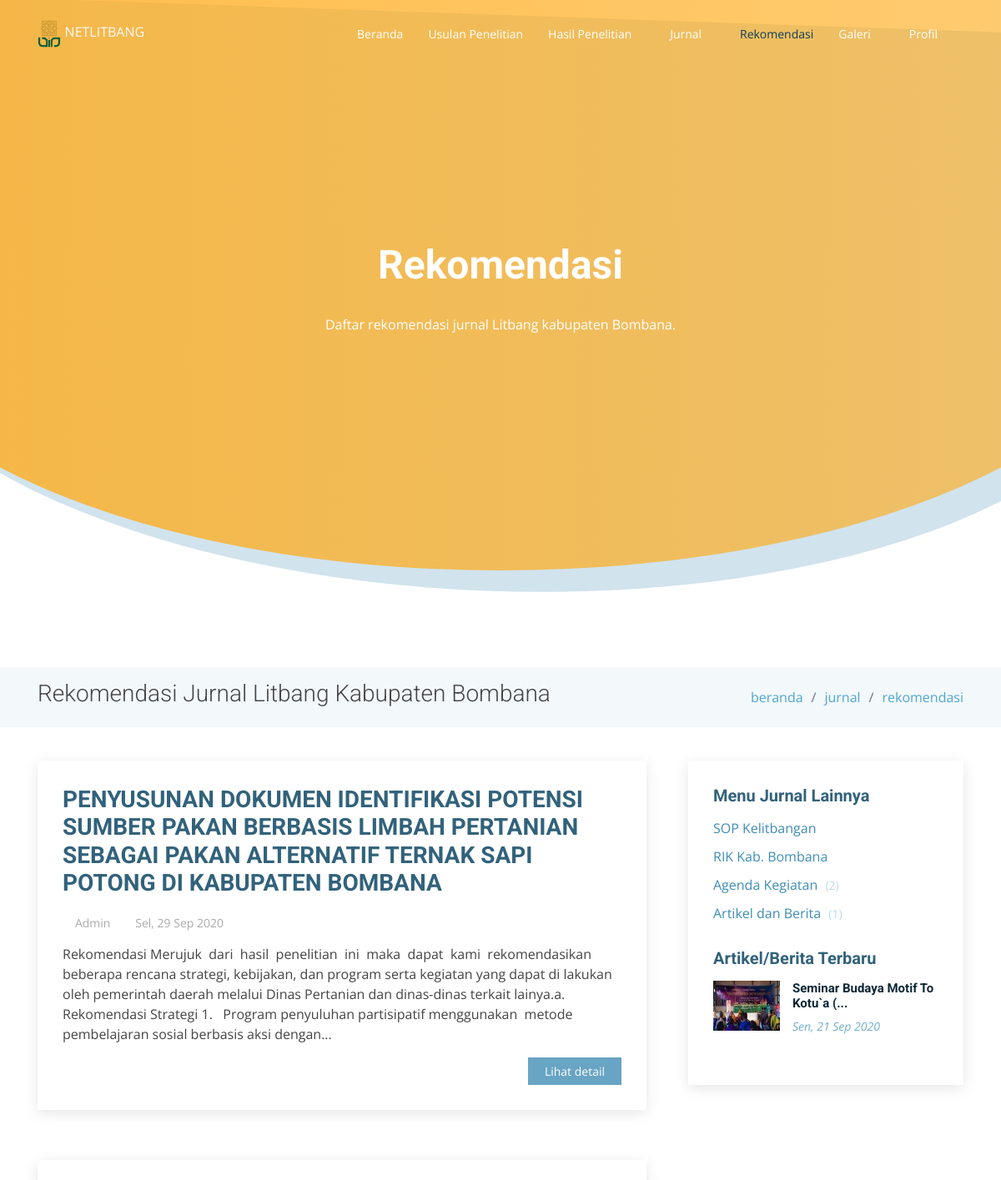
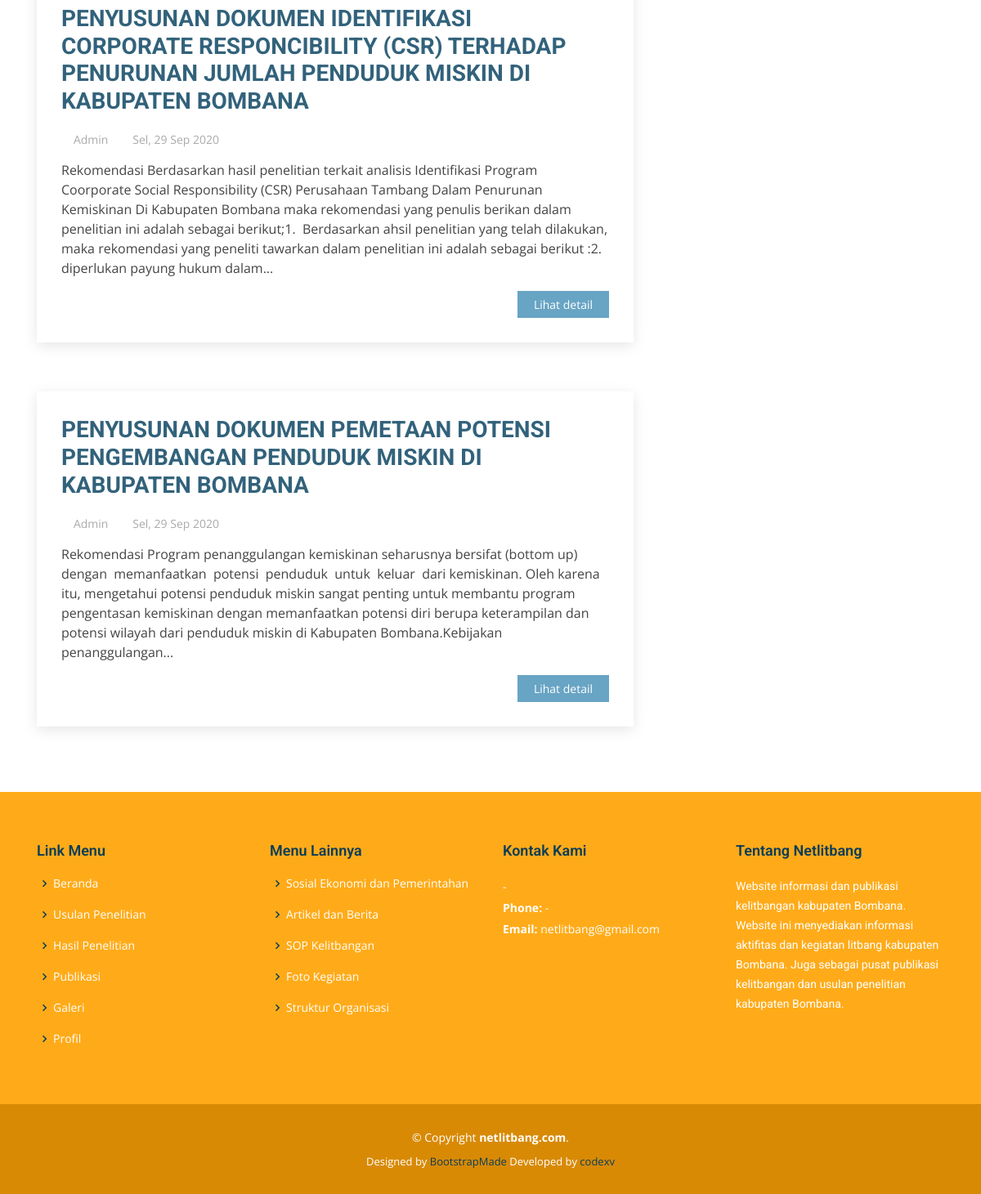
/journal/rekomendasi, run on the app's committed database (2 pictures, top to bottom).
### tables this page shows
CREATE TABLE `articles` (
  `id` int(11) NOT NULL,
  `title` varchar(250) DEFAULT NULL,
  `content` text NOT NULL,
  `file` varchar(55) DEFAULT NULL,
  `start_date` date DEFAULT NULL,
  `end_date` date DEFAULT NULL,
  `type` enum('sop-kelitbangan','rik-bombana','agenda-kegiatan','rekomendasi','artikel-berita','sosial-pemerintahan','ekonomi-pembangunan','inovasi-pelayanan-publik','definisi','regulasi','kontak-kami','struktur-organisasi','gambar','foto-kegiatan','video') NOT NULL,
  `slug` varchar(250) DEFAULT NULL,
  `created_at` timestamp NOT NULL DEFAULT current_timestamp(),
  `created_by` int(11) NOT NULL,
  `updated_at` timestamp NULL DEFAULT NULL,
  `updated_by` int(11) DEFAULT NULL
);

### application/views/pages/journal/rekomendasi.php (the view, shortened to what the rows shown need)
<main id="main">
    <section class="breadcrumbs">
        <div class="container">
            <div class="d-flex justify-content-between align-items-center">
            <h2><?=$title?></h2>
            </div>
        </div>
    </section>
    <section class="blog" data-aos="fade-up" data-aos-easing="ease-in-out" data-aos-duration="500">
        <div class="container">
            <div class="row">
                <div class="col-lg-8 entries">
                    <?php
                        if(!empty($results)) {
                            foreach($results as $value) {
                    ?>
                    <article class="entry">
                        <h2 class="entry-title">
                            <a href="<?=base_url('journal/detail/rekomendasi/').$value['slug']?>"><?=_limitText($value['title'], 170)?></a>
                        </h2>
                        <div class="entry-meta">
                            <ul>
                                <li class="d-flex align-items-center">
                                    <i class="icofont-user"></i>
                                    <a href="#">Admin</a>
                                </li>
                                <li class="d-flex align-items-center">
                                    <i class="icofont-wall-clock"></i>
                                    <a href="#"><time datetime="2020-01-01"><?=_dateShortID($value['created_at'])?></time></a>
                                </li>
                            </ul>
                        </div>
                        <div class="entry-content">
                            <p><?=_limitText($value['content'], 450)?></p>
                            <div class="read-more">
                                <a href="<?=base_url('journal/detail/rekomendasi/').$value['slug']?>">Lihat detail</a>
                            </div>
                        </div>
                    </article>
                    <?php
                            }
                        }else {
                    ?>
                        <h3 class="text-center mt-3">Data Kosong.</h3>
                    <?php
                        }
                    ?>
                </div>
                <div class="col-lg-4">
                    <div class="sidebar">
                    <div class="sidebar-item recent-posts">
                        <?php
                            if(!empty($new_articles)) {
                                foreach($new_articles as $value) {
                        ?>
                        <div class="post-item clearfix">
                            <img src="<?=base_url('uploads/images/thumbs/').$value['file']?>" alt="gambar">
                            <h4><a href="<?=base_url('journal/detail/artikel-berita/').$value['slug']?>"><?=_limitText($value['title'],35)?></a></h4>
                            <time datetime="<?=date('Y-m-d')?>"><?=_dateShortID($value['created_at'])?></time>
                        </div>
                        <?php
                                }
                            }else {
                        ?>
                        <h3>Tidak ada berita.</h3>
                        <?php
                            }
                        ?>
                    </div>
                    </div>
                </div>
            </div>
        </div>
    </section>
</main>

### data on the page
articles: title "PENYUSUNAN DOKUMEN IDENTIFIKASI POTENSI SUMBER PAKAN BERBASIS LIMBAH PERTANIAN SEBAGAI PAKAN ALTERNATIF TERNAK SAPI POTONG DI KABUPATEN BOMBANA", created_at "Sel, 29 Sep 2020", content "Rekomendasi Merujuk dari hasil penelitian ini maka dapat kami rekomendasikan beberapa rencana strategi, kebijakan, dan program serta kegiatan yang dapat di lakukan oleh pemerintah daerah melalui Dinas Pertanian dan dinas-dinas terkait lainya.a. Rekomendasi Strategi 1. Program penyuluhan partisipatif menggunakan metode pembelajaran sosial berbasis aksi dengan..."
articles: title "PENYUSUNAN DOKUMEN IDENTIFIKASI CORPORATE RESPONCIBILITY (CSR) TERHADAP PENURUNAN JUMLAH PENDUDUK MISKIN DI KABUPATEN BOMBANA", created_at "Sel, 29 Sep 2020", content "Rekomendasi Berdasarkan hasil penelitian terkait analisis Identifikasi Program Coorporate Social Responsibility (CSR) Perusahaan Tambang Dalam Penurunan Kemiskinan Di Kabupaten Bombana maka rekomendasi yang penulis berikan dalam penelitian ini adalah sebagai berikut;1. Berdasarkan ahsil penelitian yang telah dilakukan, maka rekomendasi yang peneliti tawarkan dalam penelitian ini adalah sebagai berikut :2. diperlukan payung hukum dalam..."
articles: title "PENYUSUNAN DOKUMEN PEMETAAN POTENSI PENGEMBANGAN PENDUDUK MISKIN DI KABUPATEN BOMBANA", created_at "Sel, 29 Sep 2020", content "Rekomendasi Program penanggulangan kemiskinan seharusnya bersifat (bottom up) dengan memanfaatkan potensi penduduk untuk keluar dari kemiskinan. Oleh karena itu, mengetahui potensi penduduk miskin sangat penting untuk membantu program pengentasan kemiskinan dengan memanfaatkan potensi diri berupa keterampilan dan potensi wilayah dari penduduk miskin di Kabupaten Bombana.Kebijakan penanggulangan..."
articles: file (picture), title "Seminar Budaya Motif To Kotu`a (...", created_at "Sen, 21 Sep 2020"

### other printed values
$head "Rekomendasi"
$content "Daftar rekomendasi jurnal Litbang kabupaten Bombana."
$title "Rekomendasi Jurnal Litbang Kabupaten Bombana"
$link['title'] "beranda"
$link['title'] "jurnal"
$link['title'] "rekomendasi"
$submenu['title'] "SOP Kelitbangan"
$submenu['title'] "RIK Kab. Bombana"
$submenu['title'] "Agenda Kegiatan"
$submenu['total'] "2"
$submenu['title'] "Artikel dan Berita"
$submenu['total'] "1"
